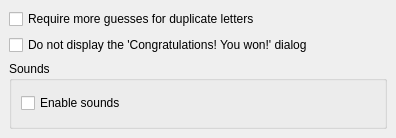
<ui version="4.0" >
 <author></author>
 <comment></comment>
 <exportmacro></exportmacro>
 <class>generalui</class>
 <widget class="QWidget" name="generalui" >
  <property name="geometry" >
   <rect>
    <x>0</x>
    <y>0</y>
    <width>396</width>
    <height>138</height>
   </rect>
  </property>
  <property name="windowTitle" >
   <string>Form</string>
  </property>
  <layout class="QGridLayout" >
   <property name="margin" >
    <number>9</number>
   </property>
   <property name="spacing" >
    <number>6</number>
   </property>
   <item row="2" column="0" >
    <widget class="QGroupBox" name="groupBox" >
     <property name="title" >
      <string>Sounds</string>
     </property>
     <layout class="QVBoxLayout" >
      <property name="margin" >
       <number>9</number>
      </property>
      <property name="spacing" >
       <number>6</number>
      </property>
      <item>
       <widget class="QCheckBox" name="kcfg_Sound" >
        <property name="toolTip" >
         <string>&lt;html>&lt;head>&lt;meta name="qrichtext" content="1" />&lt;/head>&lt;body style=" white-space: pre-wrap; font-family:Sans Serif; font-size:9pt; font-weight:400; font-style:normal; text-decoration:none;">&lt;p style=" margin-top:0px; margin-bottom:0px; margin-left:0px; margin-right:0px; -qt-block-indent:0; text-indent:0px;">If checked, sounds will be played for New Game and Win Game&lt;/p>&lt;/body>&lt;/html></string>
        </property>
        <property name="whatsThis" >
         <string>&lt;html>&lt;head>&lt;meta name="qrichtext" content="1" />&lt;/head>&lt;body style=" white-space: pre-wrap; font-family:Sans Serif; font-size:9pt; font-weight:400; font-style:normal; text-decoration:none;">&lt;p style=" margin-top:0px; margin-bottom:0px; margin-left:0px; margin-right:0px; -qt-block-indent:0; text-indent:0px;">If this box is checked, you will have some sounds played for each new game and when you win a game. If this is not checked, there will be no sound in KHangMan.&lt;/p>&lt;p style=" margin-top:0px; margin-bottom:0px; margin-left:0px; margin-right:0px; -qt-block-indent:0; text-indent:0px;">Default is no sound.&lt;/p>&lt;/body>&lt;/html></string>
        </property>
        <property name="text" >
         <string>Enable sounds</string>
        </property>
       </widget>
      </item>
     </layout>
    </widget>
   </item>
   <item row="1" column="0" >
    <widget class="QCheckBox" name="kcfg_WonDialog" >
     <property name="text" >
      <string>Do not display the 'Congratulations! You won!' dialog</string>
     </property>
    </widget>
   </item>
   <item row="0" column="0" >
    <widget class="QCheckBox" name="kcfg_OneLetter" >
     <property name="text" >
      <string>Require more guesses for duplicate letters</string>
     </property>
    </widget>
   </item>
  </layout>
 </widget>
 <pixmapfunction></pixmapfunction>
 <resources/>
 <connections/>
</ui>
